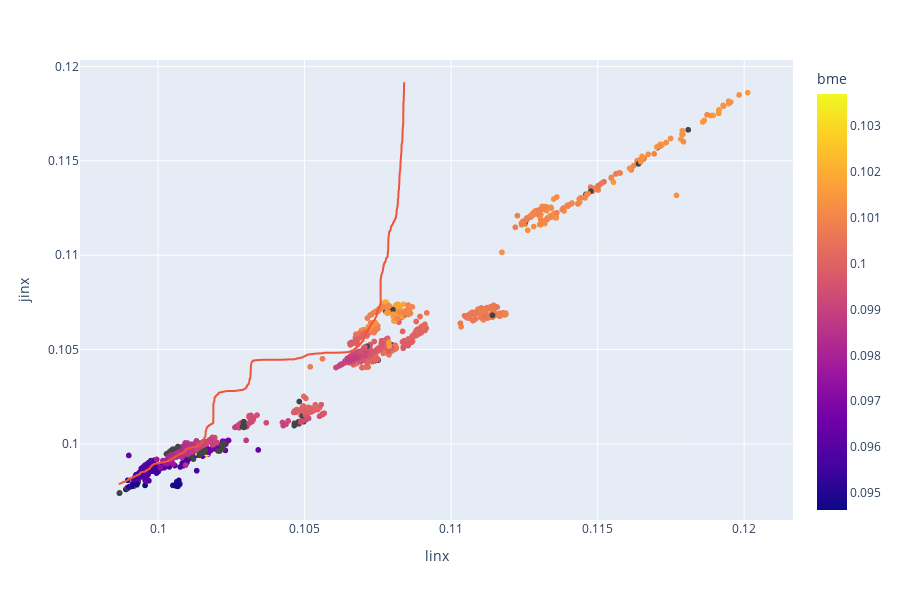

Notebook code for this chart:
### Code cell
import plotly.express as px
import pandas as pd
import numpy as np
import os 
from scipy import stats
import matplotlib.pyplot as plt
%matplotlib inline
bme = pd.read_csv("D:/Users/Baki/Documents/GitHub/IP-stats-trends/venv/csv/bme.csv",parse_dates=["Date"], index_col="Date")
vh1 = pd.read_csv("D:/Users/Baki/Documents/GitHub/IP-stats-trends/venv/csv/vh1.csv",parse_dates=["Date"], index_col="Date")
vh2 = pd.read_csv("D:/Users/Baki/Documents/GitHub/IP-stats-trends/venv/csv/vh2.csv",parse_dates=["Date"], index_col="Date")
sze = pd.read_csv("D:/Users/Baki/Documents/GitHub/IP-stats-trends/venv/csv/szeged.csv",parse_dates=["Date"], index_col="Date")
lin = pd.read_csv("D:/Users/Baki/Documents/GitHub/IP-stats-trends/venv/csv/linx.csv",parse_dates=["Date"], index_col="Date")
jin = pd.read_csv("D:/Users/Baki/Documents/GitHub/IP-stats-trends/venv/csv/jinx.csv",parse_dates=["Date"], index_col="Date")
eqi = pd.read_csv("D:/Users/Baki/Documents/GitHub/IP-stats-trends/venv/csv/eqix.csv",parse_dates=["Date"], index_col="Date")
syd = pd.read_csv("D:/Users/Baki/Documents/GitHub/IP-stats-trends/venv/csv/sydney.csv",parse_dates=["Date"], index_col="Date")
bme['pref_msp_nor'] = bme['Msp_sum'] / bme['Total_count']
vh1['pref_msp_nor'] = vh1['Msp_sum'] / vh1['Total_count']
vh2['pref_msp_nor'] = vh2['Msp_sum'] / vh2['Total_count']
sze['pref_msp_nor'] = sze['Msp_sum'] / sze['Total_count']
lin['pref_msp_nor'] = lin['Msp_sum'] / lin['Total_count']
jin['pref_msp_nor'] = jin['Msp_sum'] / jin['Total_count']
eqi['pref_msp_nor'] = eqi['Msp_sum'] / eqi['Total_count']
syd['pref_msp_nor'] = syd['Msp_sum'] / syd['Total_count']

Index = list(set(list(bme.index) + list(vh1.index )+ list(vh2.index) + list(sze.index) +list(lin.index) + list(jin.index )+ list(eqi.index) + list(syd.index)))
Index.sort()

df4 = pd.DataFrame({'linx': [lin.loc[Date, 'pref_msp_nor'] if Date in lin.index else np.nan for Date in Index],
                    'jinx': [jin.loc[Date, 'pref_msp_nor'] if Date in jin.index else np.nan for Date in Index],
                    'eqix': [eqi.loc[Date, 'pref_msp_nor'] if Date in eqi.index else np.nan for Date in Index],
                    'sydney': [syd.loc[Date, 'pref_msp_nor'] if Date in syd.index else np.nan for Date in Index],
                    'bme': [bme.loc[Date, 'pref_msp_nor'] if Date in bme.index else np.nan for Date in Index],
                    'vh1': [vh1.loc[Date, 'pref_msp_nor'] if Date in vh1.index else np.nan for Date in Index],
                    'vh2': [vh2.loc[Date, 'pref_msp_nor'] if Date in vh2.index else np.nan for Date in Index],
                    'szeged': [sze.loc[Date, 'pref_msp_nor'] if Date in sze.index else np.nan for Date in Index],
                   },index = Index)
df4['index'] = df4.index

fig = px.scatter(df4, x="linx", y="jinx", color="bme", trendline="lowess")
fig.show()

### Figure 1 — Plotly figure (JSON) as saved in the notebook; plotly's stock layout.template omitted (floating-point values rounded to 4 significant figures; data arrays with more than 128 entries replaced by an {"elided": "..."} marker saying what was removed)
{"data": [{"hoverlabel": {"namelength": 0}, "hovertemplate": "linx=%{x}<br>jinx=%{y}<br>bme=%{marker.color}", "legendgroup": "", "marker": {"color": {"elided": "2067 float values"}, "coloraxis": "coloraxis", "symbol": "circle"}, "mode": "markers", "name": "", "showlegend": false, "type": "scattergl", "x": {"elided": "2067 float values"}, "xaxis": "x", "y": {"elided": "2067 float values"}, "yaxis": "y"}, {"hoverlabel": {"namelength": 0}, "hovertemplate": "<b>LOWESS trendline</b><br><br>linx=%{x}<br>jinx=%{y} <b>(trend)</b>", "legendgroup": "", "marker": {"symbol": "circle"}, "mode": "lines", "name": "", "showlegend": false, "type": "scattergl", "x": {"elided": "2067 float values"}, "xaxis": "x", "y": {"elided": "1618 float values"}, "yaxis": "y"}], "layout": {"coloraxis": {"colorbar": {"title": {"text": "bme"}}, "colorscale": [[0, "#0d0887"], [0.1111, "#46039f"], [0.2222, "#7201a8"], [0.3333, "#9c179e"], [0.4444, "#bd3786"], [0.5556, "#d8576b"], [0.6667, "#ed7953"], [0.7778, "#fb9f3a"], [0.8889, "#fdca26"], [1, "#f0f921"]]}, "height": 600, "legend": {"tracegroupgap": 0}, "margin": {"t": 60}, "xaxis": {"anchor": "y", "domain": [0, 1], "title": {"text": "linx"}}, "yaxis": {"anchor": "x", "domain": [0, 1], "title": {"text": "jinx"}}}}
